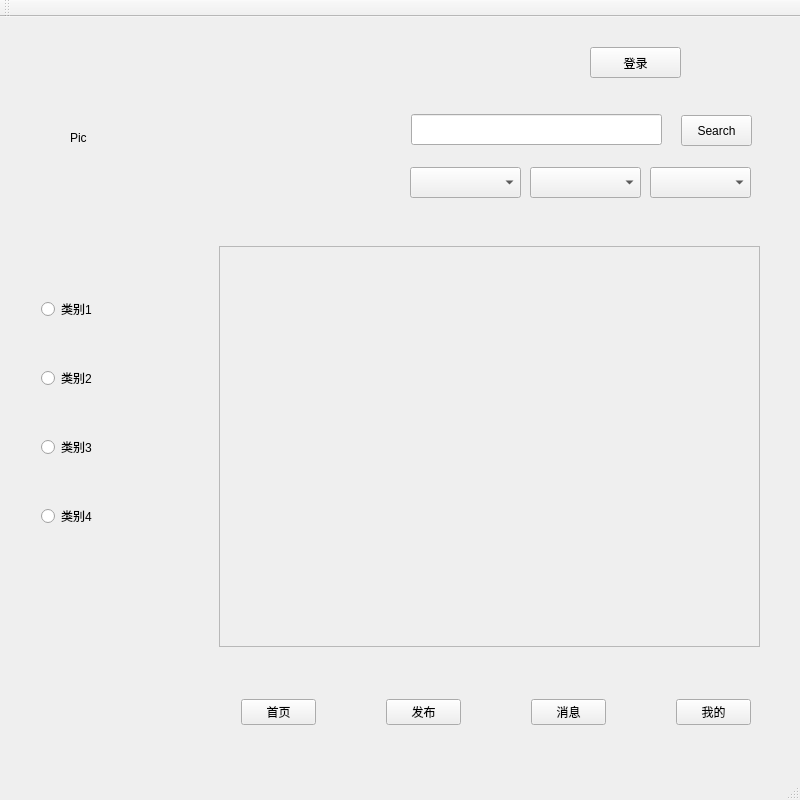
<?xml version="1.0" encoding="UTF-8"?>
<ui version="4.0">
 <class>MainWindow</class>
 <widget class="QMainWindow" name="MainWindow">
  <property name="geometry">
   <rect>
    <x>0</x>
    <y>0</y>
    <width>800</width>
    <height>800</height>
   </rect>
  </property>
  <property name="windowTitle">
   <string>MainWindow</string>
  </property>
  <widget class="QWidget" name="centralWidget">
   <widget class="QLabel" name="pic_label">
    <property name="geometry">
     <rect>
      <x>70</x>
      <y>60</y>
      <width>321</width>
      <height>121</height>
     </rect>
    </property>
    <property name="text">
     <string>Pic</string>
    </property>
   </widget>
   <widget class="QLineEdit" name="searchEdit">
    <property name="geometry">
     <rect>
      <x>411</x>
      <y>97</y>
      <width>251</width>
      <height>31</height>
     </rect>
    </property>
    <property name="sizePolicy">
     <sizepolicy hsizetype="Preferred" vsizetype="Preferred">
      <horstretch>0</horstretch>
      <verstretch>0</verstretch>
     </sizepolicy>
    </property>
   </widget>
   <widget class="QPushButton" name="searchBtn">
    <property name="geometry">
     <rect>
      <x>681</x>
      <y>98</y>
      <width>71</width>
      <height>31</height>
     </rect>
    </property>
    <property name="text">
     <string>Search</string>
    </property>
   </widget>
   <widget class="QWidget" name="layoutWidget">
    <property name="geometry">
     <rect>
      <x>30</x>
      <y>230</y>
      <width>141</width>
      <height>331</height>
     </rect>
    </property>
    <layout class="QVBoxLayout" name="verticalLayout_3">
     <item>
      <widget class="QRadioButton" name="category1">
       <property name="text">
        <string>类别1</string>
       </property>
       <attribute name="buttonGroup">
        <string notr="true">buttonGroup</string>
       </attribute>
      </widget>
     </item>
     <item>
      <widget class="QRadioButton" name="category2">
       <property name="text">
        <string>类别2</string>
       </property>
       <attribute name="buttonGroup">
        <string notr="true">buttonGroup</string>
       </attribute>
      </widget>
     </item>
     <item>
      <widget class="QRadioButton" name="category3">
       <property name="text">
        <string>类别3</string>
       </property>
       <attribute name="buttonGroup">
        <string notr="true">buttonGroup</string>
       </attribute>
      </widget>
     </item>
     <item>
      <widget class="QRadioButton" name="category4">
       <property name="text">
        <string>类别4</string>
       </property>
       <attribute name="buttonGroup">
        <string notr="true">buttonGroup</string>
       </attribute>
      </widget>
     </item>
    </layout>
   </widget>
   <widget class="QWidget" name="layoutWidget">
    <property name="geometry">
     <rect>
      <x>230</x>
      <y>670</y>
      <width>532</width>
      <height>51</height>
     </rect>
    </property>
    <layout class="QHBoxLayout" name="horizontalLayout">
     <property name="spacing">
      <number>70</number>
     </property>
     <item>
      <widget class="QPushButton" name="firstPageBtn">
       <property name="text">
        <string>首页</string>
       </property>
      </widget>
     </item>
     <item>
      <widget class="QPushButton" name="releaseBtn">
       <property name="text">
        <string>发布</string>
       </property>
      </widget>
     </item>
     <item>
      <widget class="QPushButton" name="messageBtn">
       <property name="text">
        <string>消息</string>
       </property>
      </widget>
     </item>
     <item>
      <widget class="QPushButton" name="MyBtn">
       <property name="text">
        <string>我的</string>
       </property>
      </widget>
     </item>
    </layout>
   </widget>
   <widget class="QComboBox" name="priceBox">
    <property name="geometry">
     <rect>
      <x>410</x>
      <y>150</y>
      <width>111</width>
      <height>31</height>
     </rect>
    </property>
   </widget>
   <widget class="QComboBox" name="newBox">
    <property name="geometry">
     <rect>
      <x>530</x>
      <y>150</y>
      <width>111</width>
      <height>31</height>
     </rect>
    </property>
   </widget>
   <widget class="QComboBox" name="chooseBox">
    <property name="geometry">
     <rect>
      <x>650</x>
      <y>150</y>
      <width>101</width>
      <height>31</height>
     </rect>
    </property>
   </widget>
   <widget class="QScrollArea" name="showArea">
    <property name="geometry">
     <rect>
      <x>219</x>
      <y>229</y>
      <width>541</width>
      <height>401</height>
     </rect>
    </property>
    <property name="widgetResizable">
     <bool>true</bool>
    </property>
    <widget class="QWidget" name="scrollAreaWidgetContents">
     <property name="geometry">
      <rect>
       <x>0</x>
       <y>0</y>
       <width>539</width>
       <height>399</height>
      </rect>
     </property>
    </widget>
   </widget>
   <widget class="QLabel" name="userName_label">
    <property name="geometry">
     <rect>
      <x>680</x>
      <y>60</y>
      <width>91</width>
      <height>21</height>
     </rect>
    </property>
    <property name="text">
     <string/>
    </property>
    <property name="alignment">
     <set>Qt::AlignCenter</set>
    </property>
   </widget>
   <widget class="QPushButton" name="LogonBtn">
    <property name="geometry">
     <rect>
      <x>590</x>
      <y>30</y>
      <width>91</width>
      <height>31</height>
     </rect>
    </property>
    <property name="text">
     <string>登录</string>
    </property>
   </widget>
  </widget>
  <widget class="QMenuBar" name="menuBar">
   <property name="geometry">
    <rect>
     <x>0</x>
     <y>0</y>
     <width>800</width>
     <height>17</height>
    </rect>
   </property>
  </widget>
  <widget class="QToolBar" name="mainToolBar">
   <attribute name="toolBarArea">
    <enum>TopToolBarArea</enum>
   </attribute>
   <attribute name="toolBarBreak">
    <bool>false</bool>
   </attribute>
  </widget>
  <widget class="QStatusBar" name="statusBar"/>
 </widget>
 <layoutdefault spacing="6" margin="11"/>
 <resources/>
 <connections/>
 <buttongroups>
  <buttongroup name="buttonGroup"/>
 </buttongroups>
</ui>
